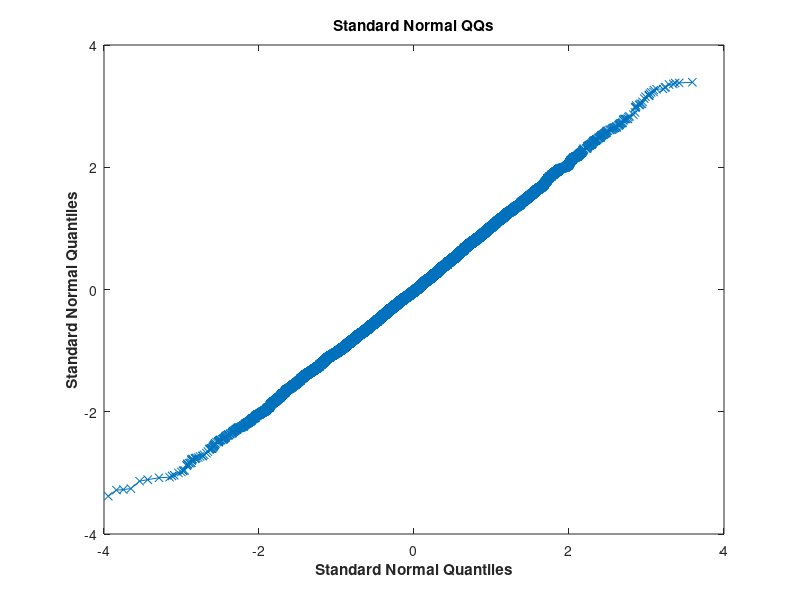

Here is the MATLAB script that generated this plot:
% ----------------------------------------------------------------------------
%  Project:     Tukey g- and h- transformations    
% ----------------------------------------------------------------------------
%  Quantlet:    TukeyQQ
% ----------------------------------------------------------------------------
%  Description: TukeyQQ plots quantiles based on a simulated sample from Tukey    
%               g- and h- transformed variables vs standard normal
%               quantiles. Matlab code for standard normal quantiles is
%               provided for reference. 
% ----------------------------------------------------------------------------
%  Author:      Matlab: Natalia Sirotko-Sibirskaya
% ----------------------------------------------------------------------------

% clear history
clear all
close all
clc

% Tukey QQs %

y = randn(1,10000);
g=-0.0465;
h=0.1325;
R=randn(1,10000);
x =(1/g).*exp(h*R.^2/2).*(exp(g.*R)-1);
qqplot(x,y);
ylabel('Standard Normal Quantiles','FontWeight','bold')
xlabel('Sample Quantiles from Tukey g- and h- distribution','FontWeight','bold')
title('QQ plot: Standard Normal vs Tukey','FontWeight','bold')

%%%%%%%%%%%%%%%%%%%%%%%%%%%%%%%%%%%%%%%

% Standard Normal QQs %
clear all
clc
x = randn(1,10000);
y = randn(1,10000);
qqplot(x,y);
ylabel('Standard Normal Quantiles','FontWeight','bold')
xlabel('Standard Normal Quantiles','FontWeight','bold')
title('Standard Normal QQs','FontWeight','bold')

% For reference see Headrick et al. (2008), "Parametric probability
% densities and distribution functions for Tukey g- and h- Transformations
% and their Use for Fitting Data", Applied Mathematical Science 2/9,
% 449-462.
